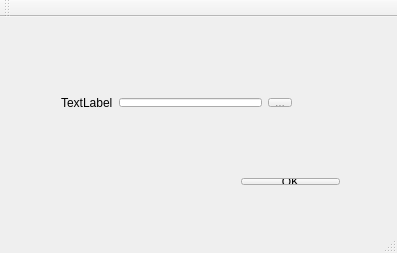
<?xml version="1.0" encoding="UTF-8"?>
<ui version="4.0">
 <class>pop_up</class>
 <widget class="QMainWindow" name="pop_up">
  <property name="geometry">
   <rect>
    <x>0</x>
    <y>0</y>
    <width>397</width>
    <height>253</height>
   </rect>
  </property>
  <property name="windowTitle">
   <string>pop_up</string>
  </property>
  <widget class="QWidget" name="centralWidget">
   <widget class="QWidget" name="">
    <property name="geometry">
     <rect>
      <x>50</x>
      <y>70</y>
      <width>253</width>
      <height>31</height>
     </rect>
    </property>
    <layout class="QHBoxLayout" name="horizontalLayout_2">
     <item>
      <widget class="QLabel" name="label">
       <property name="text">
        <string>TextLabel</string>
       </property>
      </widget>
     </item>
     <item>
      <layout class="QHBoxLayout" name="horizontalLayout">
       <item>
        <widget class="QLineEdit" name="lineEdit"/>
       </item>
       <item>
        <widget class="QToolButton" name="toolButton_1">
         <property name="text">
          <string>...</string>
         </property>
        </widget>
       </item>
      </layout>
     </item>
    </layout>
   </widget>
   <widget class="QWidget" name="">
    <property name="geometry">
     <rect>
      <x>230</x>
      <y>150</y>
      <width>121</width>
      <height>29</height>
     </rect>
    </property>
    <layout class="QHBoxLayout" name="horizontalLayout_3">
     <item>
      <widget class="QPushButton" name="pushButton_ok">
       <property name="text">
        <string>OK</string>
       </property>
      </widget>
     </item>
    </layout>
   </widget>
  </widget>
  <widget class="QMenuBar" name="menuBar">
   <property name="geometry">
    <rect>
     <x>0</x>
     <y>0</y>
     <width>397</width>
     <height>25</height>
    </rect>
   </property>
  </widget>
  <widget class="QToolBar" name="mainToolBar">
   <attribute name="toolBarArea">
    <enum>TopToolBarArea</enum>
   </attribute>
   <attribute name="toolBarBreak">
    <bool>false</bool>
   </attribute>
  </widget>
  <widget class="QStatusBar" name="statusBar"/>
 </widget>
 <layoutdefault spacing="6" margin="11"/>
 <resources/>
 <connections/>
</ui>
